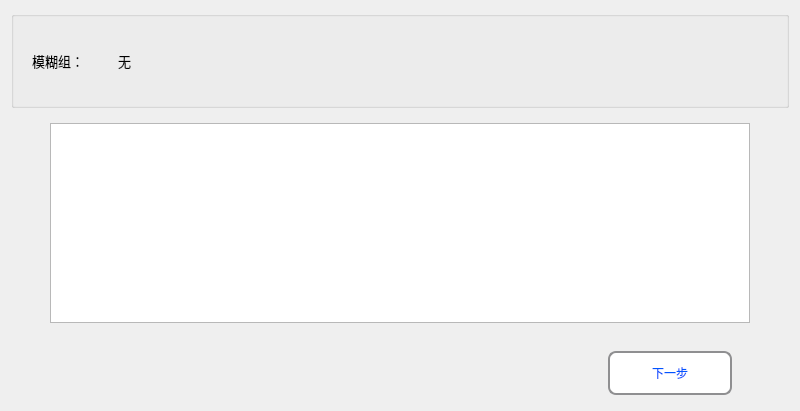
      <widget class="QWidget" name="page_main_diagnosis_result_more_fault">
       <property name="styleSheet">
        <string notr="true">QWidget#page_main_diagnosis_result_more_fault{
border-image: url(:/new/prefix1/Diagnosis_Image/BG_new.png);}</string>
       </property>
       <layout class="QVBoxLayout" name="verticalLayout_16">
        <item>
         <widget class="QGroupBox" name="groupBox_result_module_3">
          <property name="maximumSize">
           <size>
            <width>16777215</width>
            <height>16777215</height>
           </size>
          </property>
          <property name="title">
           <string/>
          </property>
          <layout class="QGridLayout" name="gridLayout_15">
           <item row="0" column="0" colspan="2">
            <widget class="QWidget" name="widget_result_fault_vague_group" native="true">
             <property name="minimumSize">
              <size>
               <width>0</width>
               <height>70</height>
              </size>
             </property>
             <property name="maximumSize">
              <size>
               <width>16777215</width>
               <height>70</height>
              </size>
             </property>
             <layout class="QHBoxLayout" name="horizontalLayout_50">
              <item>
               <widget class="QLabel" name="label_fault_vague_group_number_title">
                <property name="minimumSize">
                 <size>
                  <width>80</width>
                  <height>0</height>
                 </size>
                </property>
                <property name="maximumSize">
                 <size>
                  <width>80</width>
                  <height>16777215</height>
                 </size>
                </property>
                <property name="font">
                 <font>
                  <family>微软雅黑</family>
                  <pointsize>10</pointsize>
                 </font>
                </property>
                <property name="styleSheet">
                 <string notr="true">/*QLabel { 
    border-radius: 8px; 
    min-width: 120px;
    min-height: 40px;
	background-color: rgb(216, 255, 164);
	color: rgb(0, 85, 255);
	font: 75 10pt &quot;微软雅黑&quot;;
 }*/</string>
                </property>
                <property name="text">
                 <string>模糊组：</string>
                </property>
               </widget>
              </item>
              <item>
               <widget class="QLabel" name="label_fault_vague_group_number">
                <property name="minimumSize">
                 <size>
                  <width>0</width>
                  <height>0</height>
                 </size>
                </property>
                <property name="maximumSize">
                 <size>
                  <width>16777215</width>
                  <height>16777215</height>
                 </size>
                </property>
                <property name="font">
                 <font>
                  <family>微软雅黑</family>
                  <pointsize>10</pointsize>
                 </font>
                </property>
                <property name="styleSheet">
                 <string notr="true">/*QLabel { 
    border-radius: 8px; 
    min-width: 120px;
    min-height: 40px;
	background-color: rgb(216, 255, 164);
	color: rgb(0, 85, 255);
	font: 75 10pt &quot;微软雅黑&quot;;
 }*/</string>
                </property>
                <property name="text">
                 <string>无</string>
                </property>
               </widget>
              </item>
              <item>
               <spacer name="horizontalSpacer_106">
                <property name="orientation">
                 <enum>Qt::Horizontal</enum>
                </property>
                <property name="sizeHint" stdset="0">
                 <size>
                  <width>40</width>
                  <height>20</height>
                 </size>
                </property>
               </spacer>
              </item>
             </layout>
            </widget>
           </item>
          </layout>
         </widget>
        </item>
        <item>
         <widget class="QWidget" name="widget_6" native="true">
          <layout class="QGridLayout" name="gridLayout_16">
           <property name="leftMargin">
            <number>39</number>
           </property>
           <property name="rightMargin">
            <number>39</number>
           </property>
           <item row="1" column="0">
            <widget class="QTableWidget" name="tableWidget_fault_vague_group_list">
             <property name="minimumSize">
              <size>
               <width>700</width>
               <height>200</height>
              </size>
             </property>
            </widget>
           </item>
          </layout>
         </widget>
        </item>
        <item>
         <widget class="QWidget" name="widget_slolve_button_page_3" native="true">
          <layout class="QHBoxLayout" name="horizontalLayout_49">
           <item>
            <spacer name="horizontalSpacer_285">
             <property name="orientation">
              <enum>Qt::Horizontal</enum>
             </property>
             <property name="sizeHint" stdset="0">
              <size>
               <width>28</width>
               <height>20</height>
              </size>
             </property>
            </spacer>
           </item>
           <item>
            <spacer name="horizontalSpacer_286">
             <property name="orientation">
              <enum>Qt::Horizontal</enum>
             </property>
             <property name="sizeHint" stdset="0">
              <size>
               <width>35</width>
               <height>20</height>
              </size>
             </property>
            </spacer>
           </item>
           <item>
            <spacer name="horizontalSpacer_287">
             <property name="orientation">
              <enum>Qt::Horizontal</enum>
             </property>
             <property name="sizeHint" stdset="0">
              <size>
               <width>17</width>
               <height>20</height>
              </size>
             </property>
            </spacer>
           </item>
           <item>
            <spacer name="horizontalSpacer_288">
             <property name="orientation">
              <enum>Qt::Horizontal</enum>
             </property>
             <property name="sizeHint" stdset="0">
              <size>
               <width>35</width>
               <height>20</height>
              </size>
             </property>
            </spacer>
           </item>
           <item>
            <spacer name="horizontalSpacer_289">
             <property name="orientation">
              <enum>Qt::Horizontal</enum>
             </property>
             <property name="sizeHint" stdset="0">
              <size>
               <width>34</width>
               <height>20</height>
              </size>
             </property>
            </spacer>
           </item>
           <item>
            <spacer name="horizontalSpacer_290">
             <property name="orientation">
              <enum>Qt::Horizontal</enum>
             </property>
             <property name="sizeHint" stdset="0">
              <size>
               <width>35</width>
               <height>20</height>
              </size>
             </property>
            </spacer>
           </item>
           <item>
            <spacer name="horizontalSpacer_291">
             <property name="orientation">
              <enum>Qt::Horizontal</enum>
             </property>
             <property name="sizeHint" stdset="0">
              <size>
               <width>54</width>
               <height>20</height>
              </size>
             </property>
            </spacer>
           </item>
           <item>
            <spacer name="horizontalSpacer_292">
             <property name="orientation">
              <enum>Qt::Horizontal</enum>
             </property>
             <property name="sizeHint" stdset="0">
              <size>
               <width>53</width>
               <height>20</height>
              </size>
             </property>
            </spacer>
           </item>
           <item>
            <spacer name="horizontalSpacer_293">
             <property name="orientation">
              <enum>Qt::Horizontal</enum>
             </property>
             <property name="sizeHint" stdset="0">
              <size>
               <width>44</width>
               <height>20</height>
              </size>
             </property>
            </spacer>
           </item>
           <item>
            <spacer name="horizontalSpacer_294">
             <property name="orientation">
              <enum>Qt::Horizontal</enum>
             </property>
             <property name="sizeHint" stdset="0">
              <size>
               <width>39</width>
               <height>20</height>
              </size>
             </property>
            </spacer>
           </item>
           <item>
            <spacer name="horizontalSpacer_295">
             <property name="orientation">
              <enum>Qt::Horizontal</enum>
             </property>
             <property name="sizeHint" stdset="0">
              <size>
               <width>17</width>
               <height>20</height>
              </size>
             </property>
            </spacer>
           </item>
           <item>
            <spacer name="horizontalSpacer_296">
             <property name="orientation">
              <enum>Qt::Horizontal</enum>
             </property>
             <property name="sizeHint" stdset="0">
              <size>
               <width>34</width>
               <height>20</height>
              </size>
             </property>
            </spacer>
           </item>
           <item>
            <widget class="QToolButton" name="toolButton_all_result_next">
             <property name="minimumSize">
              <size>
               <width>124</width>
               <height>44</height>
              </size>
             </property>
             <property name="maximumSize">
              <size>
               <width>100</width>
               <height>35</height>
              </size>
             </property>
             <property name="styleSheet">
              <string notr="true">QToolButton { 
    border: 2px solid #8f8f91;
    border-radius: 8px; 
    min-width: 120px;
    min-height: 40px;
	background-color: rgb(255, 255, 255);
	color: rgb(0, 85, 255);
	font: 75 12pt &quot;微软雅黑&quot;;
 }
QToolButton:pressed {
    border: 2px solid #8f8f91;
    border-radius: 6px; 
    background-color: rgb(255, 255, 255);
    min-width: 120px;
    min-height: 40px;
	color: rgb(0, 85, 255);
	font: 75 10pt &quot;微软雅黑&quot;;
}</string>
             </property>
             <property name="text">
              <string>下一步</string>
             </property>
            </widget>
           </item>
           <item>
            <spacer name="horizontalSpacer_297">
             <property name="orientation">
              <enum>Qt::Horizontal</enum>
             </property>
             <property name="sizeHint" stdset="0">
              <size>
               <width>40</width>
               <height>20</height>
              </size>
             </property>
            </spacer>
           </item>
          </layout>
         </widget>
        </item>
       </layout>
      </widget>
